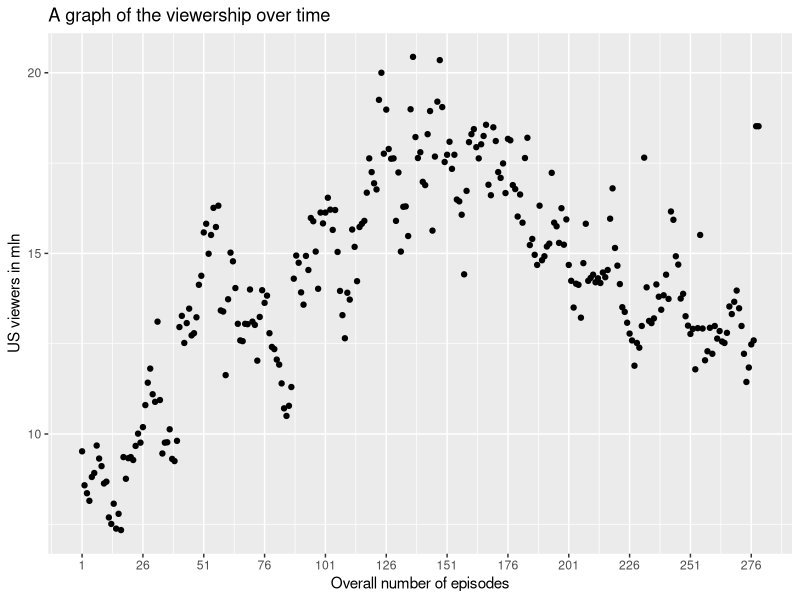
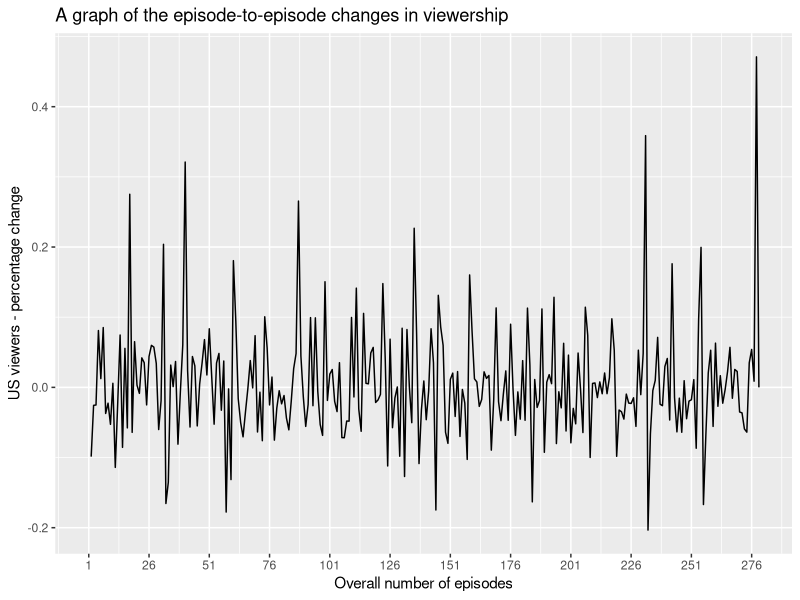

Recreate these plots in R, in order.
## ---- chunk 1
knitr::opts_chunk$set(echo = FALSE)
## ---- chunk 2
library(readr)
library(knitr)
tbbt_data <- read_delim("Data/tbbt_data.csv", 
    ";", escape_double = FALSE, col_types = cols(overall_number_of_episode = col_integer()), 
    trim_ws = TRUE)
knitr::kable(summary(tbbt_data))
## ---- chunk 3
library(ggplot2)
ggplot(tbbt_data, aes(x=overall_number_of_episode, y=us_viewers_in_mln)) +
  geom_point() + 
  labs(title='A graph of the viewership over time', x='Overall number of episodes', y='US viewers in mln') +
  scale_x_continuous(breaks = round(seq(min(tbbt_data$overall_number_of_episode), max(tbbt_data$overall_number_of_episode), by = 25),1))
## ---- chunk 4
library(quantmod)
tbbt_data$pct_change <- Delt(tbbt_data$us_viewers_in_mln)

ggplot(tbbt_data, aes(x=overall_number_of_episode, y=pct_change)) +
  geom_line() + 
  labs(title='A graph of the episode-to-episode changes in viewership', x='Overall number of episodes', y='US viewers - percentage change') +
  scale_x_continuous(breaks = round(seq(min(tbbt_data$overall_number_of_episode), max(tbbt_data$overall_number_of_episode), by = 25),1))
